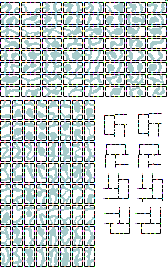
%> input picture stb/data/herringbone/template_caves_limit_connectivity.png, 168 x 269 px
$ octave --eval "result = sharpenImage(imread('../stb/data/herringbone/template_caves_limit_connectivity.png'));"   (GNU Octave 9; MATLAB toolbox functions it lacks are replaced by stand-ins)
%> lines starting %> are read from the running program, lines starting %| are printed output that depends on the picture
function sharp_img = sharpenImage(input_img, num_bins, std_dev)
%SHARPENIMAGE Performs sharpening of an image using histogram normalization
%and Gaussian filtering

if nargin < 2
  num_bins = 64;
  std_dev = 0.5;
elseif nargin < 3
  std_dev = 0.5;
end

% Perform Gaussian filtering (std dev default is 0.5 and filter size is 3 x 3)
filt_img = imgaussfilt(input_img, std_dev);
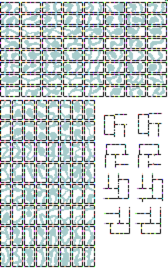
%> filt_img: size 269x168x3 uint8; mean R, G, B 198.9, 206.6, 206.6; mean of the top-left, top-right, bottom-left and bottom-right quarters 191.3, 202.1, 188.4, 234.2

% Histogram normalization to increase contrast
sharp_img = histeq(input_img - filt_img, num_bins);
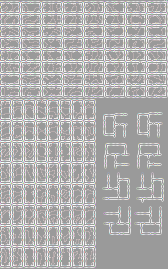
%> sharp_img: size 269x168x3 uint8; mean R, G, B 175.3, 174.4, 174.4

% Additional processing
sharp_img = (sharp_img + input_img)/2;
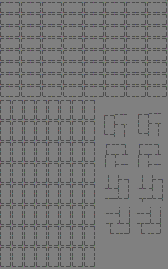
%> sharp_img: size 269x168x3 uint8; mean R, G, B 121.1, 121.1, 121.2

for i=1:3
    sharp_img(:,:,i) = sharp_img(:,:,i) / (max(max(sharp_img(:,:,i))));
end
%> sharp_img: size 269x168x3 uint8; every value is 1
end

$ run again, on stb/data/herringbone/template_horizontal_corridors_v1.png
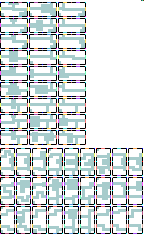
%> input picture stb/data/herringbone/template_horizontal_corridors_v1.png, 144 x 235 px
%> in sharpenImage, `sharp_img = histeq(input_img - filt_img, num_bins);`:
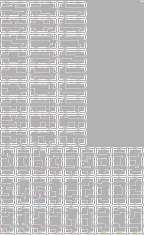
%> sharp_img: size 235x144x3 uint8; mean R, G, B 190.6, 190.3, 190.1
%> in sharpenImage, `sharp_img = (sharp_img + input_img)/2;`:
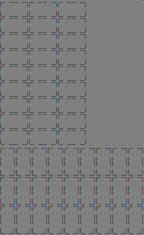
%> sharp_img: size 235x144x3 uint8; mean R, G, B 124.6, 124.6, 124.7
